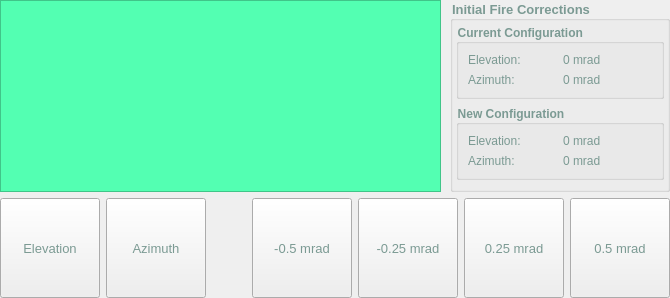
         <widget class="QWidget" name="frame_video_stack_2">
          <layout class="QVBoxLayout" name="verticalLayout_29" stretch="5,1">
           <property name="leftMargin">
            <number>0</number>
           </property>
           <property name="topMargin">
            <number>0</number>
           </property>
           <property name="rightMargin">
            <number>0</number>
           </property>
           <property name="bottomMargin">
            <number>0</number>
           </property>
           <item>
            <layout class="QGridLayout" name="gridLayout_12" columnstretch="2,1" columnminimumwidth="1,2">
             <property name="horizontalSpacing">
              <number>9</number>
             </property>
             <item row="0" column="0">
              <widget class="video_window" name="video_stack_3">
               <property name="styleSheet">
                <string notr="true">background-color: rgb(83, 255, 178);</string>
               </property>
               <property name="frameShape">
                <enum>QFrame::StyledPanel</enum>
               </property>
               <property name="frameShadow">
                <enum>QFrame::Raised</enum>
               </property>
              </widget>
             </item>
             <item row="0" column="1">
              <widget class="QGroupBox" name="groupBox_2">
               <property name="font">
                <font>
                 <pointsize>10</pointsize>
                 <weight>75</weight>
                 <bold>true</bold>
                </font>
               </property>
               <property name="styleSheet">
                <string notr="true">color: rgb(123, 154, 147);</string>
               </property>
               <property name="title">
                <string>Initial Fire Corrections</string>
               </property>
               <layout class="QVBoxLayout" name="verticalLayout_30" stretch="2,2,3">
                <property name="leftMargin">
                 <number>3</number>
                </property>
                <property name="topMargin">
                 <number>3</number>
                </property>
                <property name="rightMargin">
                 <number>3</number>
                </property>
                <property name="bottomMargin">
                 <number>3</number>
                </property>
                <item>
                 <widget class="QGroupBox" name="groupBox_3">
                  <property name="font">
                   <font>
                    <weight>75</weight>
                    <bold>true</bold>
                   </font>
                  </property>
                  <property name="title">
                   <string>Current Configuration </string>
                  </property>
                  <layout class="QGridLayout" name="gridLayout_14">
                   <item row="0" column="0">
                    <widget class="QLabel" name="label_138">
                     <property name="text">
                      <string>Elevation:</string>
                     </property>
                    </widget>
                   </item>
                   <item row="0" column="1">
                    <widget class="QLabel" name="label_140">
                     <property name="text">
                      <string>0 mrad</string>
                     </property>
                    </widget>
                   </item>
                   <item row="1" column="0">
                    <widget class="QLabel" name="label_139">
                     <property name="text">
                      <string>Azimuth:</string>
                     </property>
                    </widget>
                   </item>
                   <item row="1" column="1">
                    <widget class="QLabel" name="label_141">
                     <property name="text">
                      <string>0 mrad</string>
                     </property>
                    </widget>
                   </item>
                  </layout>
                 </widget>
                </item>
                <item>
                 <widget class="QGroupBox" name="groupBox_4">
                  <property name="font">
                   <font>
                    <weight>75</weight>
                    <bold>true</bold>
                   </font>
                  </property>
                  <property name="title">
                   <string>New Configuration</string>
                  </property>
                  <layout class="QGridLayout" name="gridLayout_15">
                   <item row="0" column="0">
                    <widget class="QLabel" name="label_142">
                     <property name="text">
                      <string>Elevation:</string>
                     </property>
                    </widget>
                   </item>
                   <item row="0" column="1">
                    <widget class="QLabel" name="label_144">
                     <property name="text">
                      <string>0 mrad</string>
                     </property>
                    </widget>
                   </item>
                   <item row="1" column="0">
                    <widget class="QLabel" name="label_143">
                     <property name="text">
                      <string>Azimuth:</string>
                     </property>
                    </widget>
                   </item>
                   <item row="1" column="1">
                    <widget class="QLabel" name="label_145">
                     <property name="text">
                      <string>0 mrad</string>
                     </property>
                    </widget>
                   </item>
                  </layout>
                 </widget>
                </item>
                <item>
                 <widget class="QWidget" name="widget_20" native="true">
                  <property name="styleSheet">
                   <string notr="true">background-color: rgb(237, 255, 153);</string>
                  </property>
                 </widget>
                </item>
               </layout>
              </widget>
             </item>
            </layout>
           </item>
           <item>
            <layout class="QGridLayout" name="gridLayout_13">
             <item row="0" column="0">
              <widget class="QPushButton" name="pushButton_elevation">
               <property name="minimumSize">
                <size>
                 <width>100</width>
                 <height>100</height>
                </size>
               </property>
               <property name="font">
                <font>
                 <pointsize>10</pointsize>
                </font>
               </property>
               <property name="styleSheet">
                <string notr="true">color: rgb(123, 154, 147);</string>
               </property>
               <property name="text">
                <string>Elevation</string>
               </property>
              </widget>
             </item>
             <item row="0" column="6">
              <widget class="QPushButton" name="pushButton_05_mrad_second">
               <property name="minimumSize">
                <size>
                 <width>100</width>
                 <height>100</height>
                </size>
               </property>
               <property name="font">
                <font>
                 <pointsize>10</pointsize>
                </font>
               </property>
               <property name="styleSheet">
                <string notr="true">color: rgb(123, 154, 147);</string>
               </property>
               <property name="text">
                <string>0.5 mrad</string>
               </property>
              </widget>
             </item>
             <item row="0" column="5">
              <widget class="QPushButton" name="pushButton_025_mrad_second">
               <property name="minimumSize">
                <size>
                 <width>100</width>
                 <height>100</height>
                </size>
               </property>
               <property name="font">
                <font>
                 <pointsize>10</pointsize>
                </font>
               </property>
               <property name="styleSheet">
                <string notr="true">color: rgb(123, 154, 147);</string>
               </property>
               <property name="text">
                <string>0.25 mrad</string>
               </property>
              </widget>
             </item>
             <item row="0" column="2">
              <spacer name="horizontalSpacer_4">
               <property name="orientation">
                <enum>Qt::Horizontal</enum>
               </property>
               <property name="sizeHint" stdset="0">
                <size>
                 <width>40</width>
                 <height>20</height>
                </size>
               </property>
              </spacer>
             </item>
             <item row="0" column="3">
              <widget class="QPushButton" name="pushButton_minus_05">
               <property name="sizePolicy">
                <sizepolicy hsizetype="Fixed" vsizetype="Fixed">
                 <horstretch>100</horstretch>
                 <verstretch>100</verstretch>
                </sizepolicy>
               </property>
               <property name="minimumSize">
                <size>
                 <width>100</width>
                 <height>100</height>
                </size>
               </property>
               <property name="font">
                <font>
                 <pointsize>10</pointsize>
                </font>
               </property>
               <property name="styleSheet">
                <string notr="true">color: rgb(123, 154, 147);</string>
               </property>
               <property name="text">
                <string>-0.5 mrad</string>
               </property>
              </widget>
             </item>
             <item row="0" column="4">
              <widget class="QPushButton" name="pushButton_minus_025">
               <property name="minimumSize">
                <size>
                 <width>100</width>
                 <height>100</height>
                </size>
               </property>
               <property name="font">
                <font>
                 <pointsize>10</pointsize>
                </font>
               </property>
               <property name="styleSheet">
                <string notr="true">color: rgb(123, 154, 147);</string>
               </property>
               <property name="text">
                <string>-0.25 mrad</string>
               </property>
              </widget>
             </item>
             <item row="0" column="1">
              <widget class="QPushButton" name="pushButton_azimuth">
               <property name="minimumSize">
                <size>
                 <width>100</width>
                 <height>100</height>
                </size>
               </property>
               <property name="font">
                <font>
                 <pointsize>10</pointsize>
                </font>
               </property>
               <property name="styleSheet">
                <string notr="true">color: rgb(123, 154, 147);</string>
               </property>
               <property name="text">
                <string>Azimuth</string>
               </property>
              </widget>
             </item>
            </layout>
           </item>
          </layout>
         </widget>
